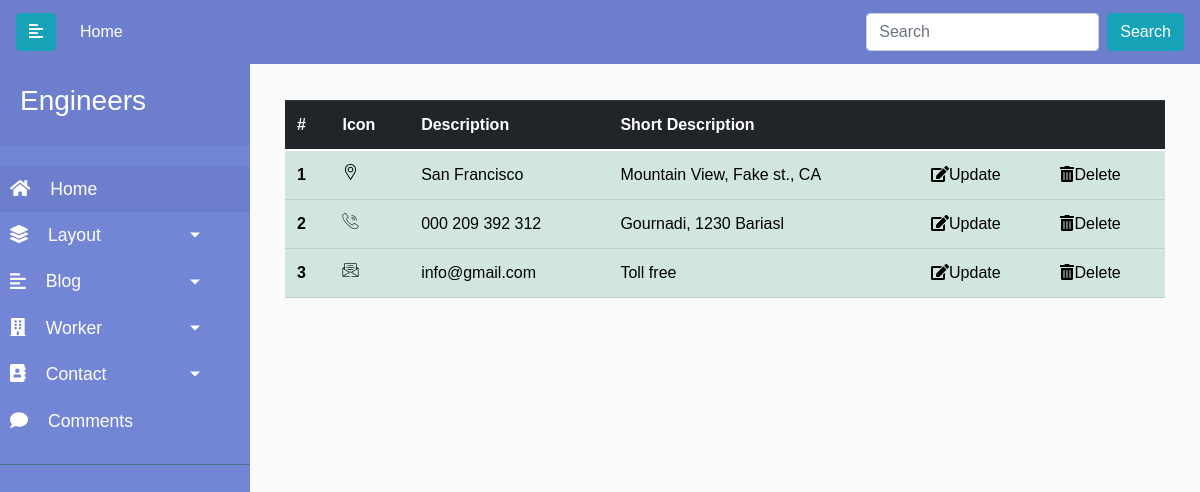
/admin/address, run on an earlier commit of the app's database.
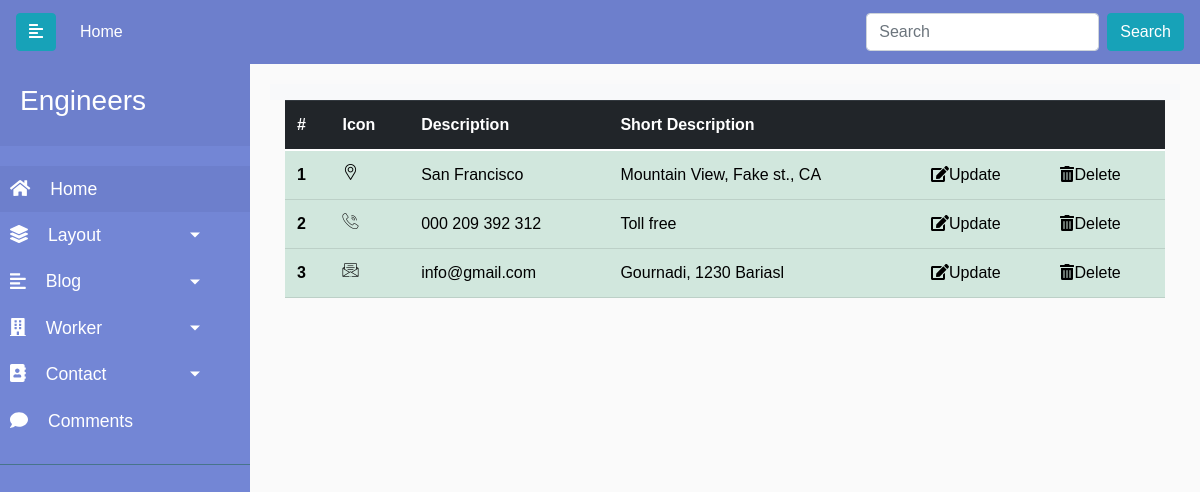
And on a later commit of the database.
### engineers/models.py (models this page shows)
class Address(db.Model):
    id = db.Column(db.Integer, primary_key=True)
    icon = db.Column(db.String(20), nullable=True)
    desc = db.Column(db.String(50), nullable=False)
    big_desc = db.Column(db.String(75), nullable=False)

### engineers/controllers.py (the view)
@app.route('/admin/address')
def address_info():
    address = Address.query.all()
    return render_template('admin/address.html', address=address)

### engineers/templates/admin/address.html
{% extends 'admin/base.html' %}
{% block content %}
<div class="container">
    <div class="row ">
      <div class="col">
        <table class="table table-success" >
          <thead class="thead-dark">
              <tr>
                <th scope="col">#</th>
                <th scope="col">Icon</th>
                <th scope="col">Description</th>
                <th scope="col">Short Description</th>
                <th></th>
                <th></th>
              </tr>
            </thead>
            <tbody>
               {% for add in address %}
              <tr>
                <th scope="row">{{add.id}}</th>
                <td><i class="{{add.icon}}"></i></td>
                <td>{{add.desc}}</td>
                <td>{{add.big_desc}}</td>
                <td><a href="{{url_for('address_update', id=add.id)}}"  ><i class="fas fa-edit"></i>Update</a></td>
                <td><a href="{{url_for('address_delete', id=add.id)}}" onclick="return confirm('Are You Sure To Delete ?')"><i class="fas fa-trash-alt"></i>Delete</a></td>
              </tr>
              {% endfor %}
            </tbody>
          </table>
      </div>
    </div>
  </div>
</div>
{% endblock %}

What changed in the data, as far as the page shows it:
changed Address id 2: big_desc "Gournadi, 1230 Bariasl" → "Toll free"
changed Address "info@gmail.com": big_desc "Toll free" → "Gournadi, 1230 Bariasl"
